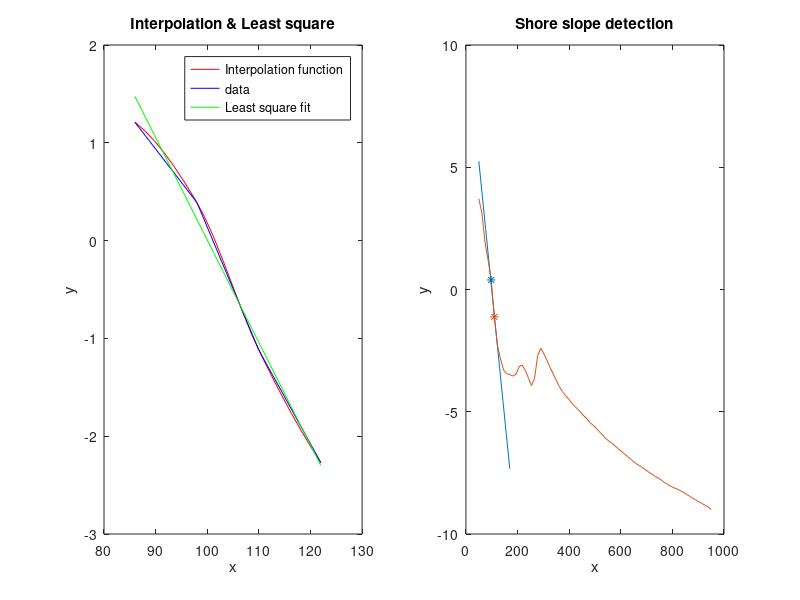

Write MATLAB code to recreate this figure.
clc
clear all

topo = importdata('topograpy_y956_042816_1118.mat');

xs = linspace(50, 950, 76);
nSample = 20;
tau = -.08;
topo = topo - tau;
%Find min index 
[~, zeroIndex] = min(abs(topo));
if topo(zeroIndex) <= 0
  lIndex = zeroIndex -1;
  rIndex = zeroIndex;
else
      lIndex = zeroIndex;
      rIndex = zeroIndex + 1;
end

%Generalize to check that farthest left index is non-negative
%in other words if lIndex - shift <1 then solve lIndex -shift +c = 1
%then rShiftedIndex = rIndex + shift + c
xInt = xs(lIndex-1 : rIndex+1)
topInt = topo(lIndex-1 : rIndex+1);
%interp is a polynomial structure
interp = pchip(xInt,topInt);
xsInt = linspace(xInt(1), xInt(end),nSample);
A = ones(nSample,2);
A(:,1)= xsInt;
b = ppval(interp, xsInt);
%make b as an column vector
b = b';

%Do the slope

slope = (topo(rIndex)-topo(lIndex))/(xs(rIndex)-xs(lIndex));
fprintf("data slope = %f\n",slope);
linSolve = (A'*A)\(A'*b)
fprintf('Slope = %f\n',linSolve(1))

figure
subplot(1,2,1)
plot(xsInt,b, 'r')
hold on
plot(xInt,topInt, 'b')
hold on
plot(xsInt,linSolve(1)*xsInt + linSolve(2),'g')
hold off
legend('Interpolation function', 'data', 'Least square fit')
xlabel('x')
ylabel('y')
title('Interpolation & Least square')

xs2 = linspace(xs(1),xs(rIndex+5),10);

subplot(1,2,2)
%Plotting line from least squares
plot(xs2,linSolve(1)*xs2 + linSolve(2))
hold on
plot(xs,topo)
hold on
%plotting points that encapsulate zero bathymetry
scatter(xs(lIndex),topo(lIndex),'*b')
hold on
scatter(xs(rIndex),topo(rIndex),'*r')
hold off
xlabel('x')
ylabel('y')
title('Shore slope detection')




















